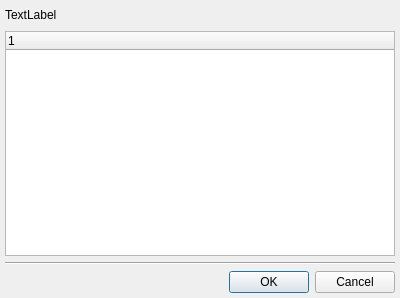
<?xml version="1.0" encoding="UTF-8"?>
<ui version="4.0">
 <class>Dialog</class>
 <widget class="QDialog" name="Dialog">
  <property name="geometry">
   <rect>
    <x>0</x>
    <y>0</y>
    <width>400</width>
    <height>298</height>
   </rect>
  </property>
  <property name="windowTitle">
   <string>Dialog</string>
  </property>
  <layout class="QGridLayout" name="gridLayout">
   <property name="leftMargin">
    <number>5</number>
   </property>
   <property name="topMargin">
    <number>5</number>
   </property>
   <property name="rightMargin">
    <number>5</number>
   </property>
   <property name="bottomMargin">
    <number>5</number>
   </property>
   <item row="0" column="0">
    <layout class="QHBoxLayout" name="horizontalLayout">
     <item>
      <widget class="QLabel" name="lblTitle">
       <property name="font">
        <font>
         <pointsize>9</pointsize>
        </font>
       </property>
       <property name="text">
        <string>TextLabel</string>
       </property>
      </widget>
     </item>
     <item>
      <spacer name="horizontalSpacer">
       <property name="orientation">
        <enum>Qt::Horizontal</enum>
       </property>
       <property name="sizeHint" stdset="0">
        <size>
         <width>40</width>
         <height>20</height>
        </size>
       </property>
      </spacer>
     </item>
    </layout>
   </item>
   <item row="1" column="0">
    <widget class="QTreeWidget" name="treeWidget">
     <column>
      <property name="text">
       <string notr="true">1</string>
      </property>
     </column>
    </widget>
   </item>
   <item row="2" column="0">
    <widget class="Line" name="line">
     <property name="orientation">
      <enum>Qt::Horizontal</enum>
     </property>
    </widget>
   </item>
   <item row="3" column="0">
    <widget class="QDialogButtonBox" name="buttonBox">
     <property name="orientation">
      <enum>Qt::Horizontal</enum>
     </property>
     <property name="standardButtons">
      <set>QDialogButtonBox::Cancel|QDialogButtonBox::Ok</set>
     </property>
    </widget>
   </item>
  </layout>
 </widget>
 <resources/>
 <connections>
  <connection>
   <sender>buttonBox</sender>
   <signal>accepted()</signal>
   <receiver>Dialog</receiver>
   <slot>accept()</slot>
   <hints>
    <hint type="sourcelabel">
     <x>248</x>
     <y>254</y>
    </hint>
    <hint type="destinationlabel">
     <x>157</x>
     <y>274</y>
    </hint>
   </hints>
  </connection>
  <connection>
   <sender>buttonBox</sender>
   <signal>rejected()</signal>
   <receiver>Dialog</receiver>
   <slot>reject()</slot>
   <hints>
    <hint type="sourcelabel">
     <x>316</x>
     <y>260</y>
    </hint>
    <hint type="destinationlabel">
     <x>286</x>
     <y>274</y>
    </hint>
   </hints>
  </connection>
 </connections>
</ui>
